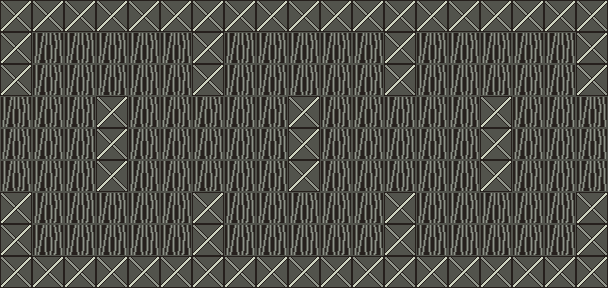

Below is a game level as drawn by its tile map, then a one-line description and the .tmx file that defines it, in full:
An orthogonal 19x9 tile map with 32x32 px tiles, 1 tile layer (Tile Layer).

<map version="1.0" orientation="orthogonal" renderorder="right-down" width="19" height="9" tilewidth="32" tileheight="32" infinite="0" backgroundcolor="#8f9389" nextlayerid="3" nextobjectid="512">
<tileset firstgid="1" name="tileset" tilewidth="32" tileheight="32" tilecount="1024" columns="5">
<image source="../tileset.png" width="160" height="160" />
</tileset>
<layer id="1" name="Tile Layer" width="19" height="9">
<data encoding="csv">
2,2,2,2,2,2,2,2,2,2,2,2,2,2,2,2,2,2,2,
2,11,11,11,11,11,2,11,11,11,11,11,2,11,11,11,11,11,2,
2,11,11,11,11,11,2,11,11,11,11,11,2,11,11,11,11,11,2,
11,11,11,2,11,11,11,11,11,2,11,11,11,11,11,2,11,11,11,
11,11,11,2,11,11,11,11,11,2,11,11,11,11,11,2,11,11,11,
11,11,11,2,11,11,11,11,11,2,11,11,11,11,11,2,11,11,11,
2,11,11,11,11,11,2,11,11,11,11,11,2,11,11,11,11,11,2,
2,11,11,11,11,11,2,11,11,11,11,11,2,11,11,11,11,11,2,
2,2,2,2,2,2,2,2,2,2,2,2,2,2,2,2,2,2,2
</data>
</layer>
<objectgroup id="2" name="Object Layer">
</objectgroup>
</map>
